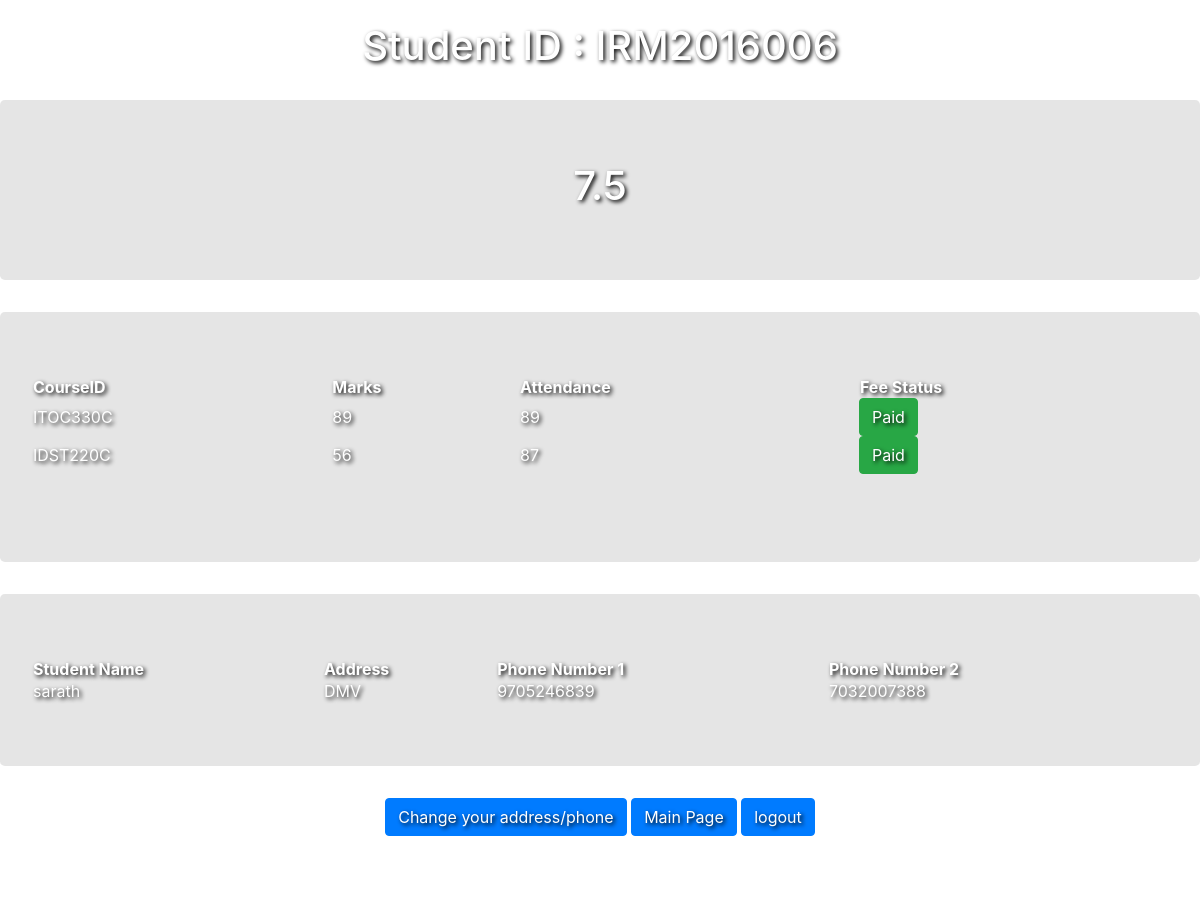
Screenshot of /showStudentDetails (signed in) with the database file from the repository.
### models.py (models this page shows, shortened)
class StudentCourse(Base):
    __tablename__='studentCourses'
    courseID = db.Column(db.String(50),ForeignKey('Courses.courseID'),primary_key=True,unique=False)
    studentID =  db.Column(db.String(50),ForeignKey('Students.ID'),primary_key=True,unique=False)
    marks = db.Column(db.Integer(),unique=False)
    attendance = db.Column(db.Integer(),unique=False)
    status = db.Column(db.Integer(),unique=False)
    Courses = relationship("Course")
    Students = relationship("Student")

class Student(Base):
    __tablename__ = 'Students'
    ID = db.Column(db.String(50), primary_key=True)
    name = db.Column(db.String(50))
    email = db.Column(db.String(120))
    password = db.Column(db.String(50))
    address = db.Column(db.String(50))
    phone1 = db.Column(db.Integer())
    phone2 = db.Column(db.Integer())

### app.py (the view)
@app.route('/showStudentDetails',methods=['POST','GET'])
def showStudentDetails():
    if request.method == 'GET' and session['inputID']:
        sessionlol=session['inputID']
        stud = Student.query.all()
        studdet = db.engine.execute("SELECT * from studentCourses where studentID='"+session['inputID']+"'")
        courses = db.engine.execute("SELECT * from studentCourses where studentID='"+session['inputID']+"'")
        cgpa = 0.0
        sum = 0.0
        tot = 0.0
        for item in courses:
            print("SELECT * from Courses where courseID = course.courseID")
            actualcourse = Course.query.filter_by(courseID=item['courseID']).first()
            a = actualcourse.credits
            if item.attendance >= 75 and item.status == 1 :
                m = int(item.marks/10) + 1
            else :
                m = 0.0
                a = 0.0
            sum += a*m
            tot += a
        cgpa = sum/tot
        return render_template('studentdetails.html', studdet=studdet,sessionlol=session['inputID'], stud=stud,cgpa=cgpa)

### templates/studentdetails.html (shortened to what this page needs)
<link href="http://getbootstrap.com/dist/css/bootstrap.min.css" rel="stylesheet">
    <link href="http://getbootstrap.com/examples/jumbotron-narrow/jumbotron-narrow.css" rel="stylesheet">
    <link href="../static/cloud.css" rel="stylesheet">
    <link href="../static/signup.css" rel="stylesheet">
      <div id="clouds">
            <div class="cloud x1"></div>
            <div class="cloud x1_5"></div>
            <div class="cloud x2"></div>
            <div class="cloud x3"></div>
            <div class="cloud x4"></div>
            <div class="cloud x5"></div>
        </div>
<head>
<h1 style=" color: white; text-shadow: 2px 2px 4px #000000;"><center>Student ID : {{ sessionlol}}</center></h1>
     <br>
<div class="jumbotron" style="background-color: rgba(0,0,0,0.1)" >
     <h1 style=" color: white; text-shadow: 2px 2px 4px #000000;"><center>{{cgpa}}</center></h1>
   </div>
</head>
<body>
<div class="jumbotron" style="background-color: rgba(0,0,0,0.1)" >
 <table style = "width: 100%">
   <tr>
         <th style=" color: white; text-shadow: 2px 2px 4px #000000;">CourseID</th>
        <th style=" color: white; text-shadow: 2px 2px 4px #000000;">Marks</th>
        <th style=" color: white; text-shadow: 2px 2px 4px #000000;">Attendance</th>
        <th style=" color: white; text-shadow: 2px 2px 4px #000000;">Fee Status</th>
  </tr>
  {% for item in studdet %}
  <tr>
         <td style=" color: white; text-shadow: 2px 2px 4px #000000;">{{ item['courseID'] }} </td>
        <td style=" color: white; text-shadow: 2px 2px 4px #000000;">{{ item['marks'] }} </td>
        <td style=" color: white; text-shadow: 2px 2px 4px #000000;">{{ item['attendance'] }} </td>
        {% if item['status'] == 0 %}
        <td class="btn btn-danger" style=" color: white; text-shadow: 2px 2px 4px #000000;">Not Paid </td>
        {% else %}
        <td class="btn btn-success" style=" color: white; text-shadow: 2px 2px 4px #000000;">Paid </td>
        {% endif %}
  </tr>
{% endfor %}
</table>
<br>
</div>
<div class="jumbotron" style="background-color: rgba(0,0,0,0.1)" >
<table style = "width: 100%">
   <tr>
        <th style=" color: white; text-shadow: 2px 2px 4px #000000;">Student Name</th>
        <th style=" color: white; text-shadow: 2px 2px 4px #000000;">Address</th>
        <th style=" color: white; text-shadow: 2px 2px 4px #000000;">Phone Number 1</th>
        <th style=" color: white; text-shadow: 2px 2px 4px #000000;">Phone Number 2</th>
  </tr>
  {% for i in stud %}
  {% if i['ID'] == sessionlol %}
  <tr>
        <td style=" color: white; text-shadow: 2px 2px 4px #000000;"> {{ i['name'] }} </td>
        <td style=" color: white; text-shadow: 2px 2px 4px #000000;"> {{ i['address'] }} </td>
        <td style=" color: white; text-shadow: 2px 2px 4px #000000;"> {{ i['phone1'] }} </td>
        <td style=" color: white; text-shadow: 2px 2px 4px #000000;"> {{ i['phone2'] }} </td>
    </tr>
    {% endif %}
{% endfor %}
</table>
</div>
             <center> <a style="text-shadow: 2px 2px 4px #000000;" class="btn btn-primary" href="{{ url_for('changeStudentDetails') }}" role="button">Change your address/phone</a>
      <a style="text-shadow: 2px 2px 4px #000000;" class="btn btn-primary" href="{{ url_for('main') }}" role="button">Main Page</a>
        <a style="text-shadow: 2px 2px 4px #000000;" class="btn btn-primary" href="{{ url_for('studentLogout') }}" role="button" > logout</a></center>
      </body>

### static/signup.css (style rules this page uses)
body { padding-top: 40px; padding-bottom: 40px; }

### templates/studentdetails.html (style rules this page uses)
body { width: 100%; height: 100%; max-height: 100%; margin: 0; padding: 0; background-image: url('../static/therill.jpg'); background-size:100% 100%; background-repeat: no-repeat; }

### rows the page displays
StudentCourse: courseID "ITOC330C", marks "89", attendance "89", status "Paid"
StudentCourse: courseID "IDST220C", marks "56", attendance "87", status "Paid"
Student: name "sarath", address "DMV", phone1 "9705246839", phone2 "7032007388"

### other values shown
{{ sessionlol }} "IRM2016006"
{{ cgpa }} "7.5"
